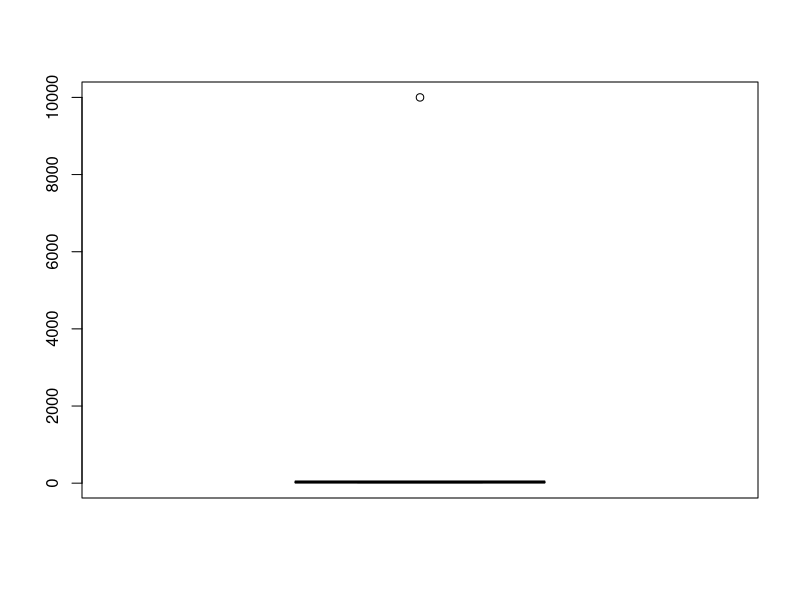

Source code (R):
# Write a R script to handle the following errors and apply the following data preprocessing over
# dept.csv (Fields in dept.csv file : dept-name, dept-no, no-of-staff-in-dept,avg-no-of-publications)
# a. Remove numbers in dept-name col 
# b. Remove special char in names col 
# c. In no_of_staff_in_dept , if NA is there fill it(avg) 
# d. Handle outliers in avg_no_of_publications column 
# e. Handle impossible values in no_of_staff_in_dept , in dept data set(handle character values in no_of_staff_in_Dept column) 
# f. Redundant Whitespace deletion in dept name 
# g. Fixing capital letter mismatches in dept name

library(tools)

df = data.frame(
  deptName = c("CSE", "ISE", "MeCH", "$$ML", "  2BT", "CHEM123", "IEM$"),
  deptNo = c(101, 102, 103, 104, 105, 106, 107),
  numStaff = c("c50",NA,50,50,50,50,50),
  avgPubl = c(25,30,20,15,35,30,10000)
)
df

# a, b, f, g

df$deptName <- gsub('[[:punct:]]|[[:digit:]]|\\s+', '', df$deptName)
df$deptName <- toTitleCase(tolower(df$deptName))

# d 
df <- df[!(df$avgPubl %in% boxplot(df$avgPubl)$out),]

# e 
df$numStaff <- as.character(df$numStaff)
df$numStaff <- as.numeric(gsub('[[:alpha:]]', '', df$numStaff))

# c
df$numStaff[is.na(df$numStaff)] <- mean(df$numStaff, na.rm = TRUE)

df


